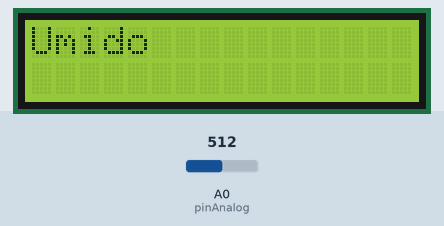
Recording of a sketch running on a simulated Arduino Uno, built with avr-gcc and run on an emulated ATmega328P. Shown: 16×2 character LCD. Inputs (shaded band) come from the test bench; at power-on: A0 (pinAnalog) = 512. What the sketch prints to the serial monitor is not drawn.

Above: at 1.2 s.
1.3 s: A0 (pinAnalog) set to 789
2.8 s: A0 (pinAnalog) set to 816
At 3.8 s:
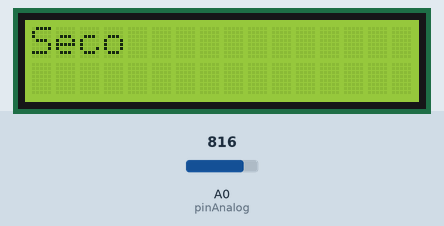
4.5 s: A0 (pinAnalog) set to 790
At 5.3 s:
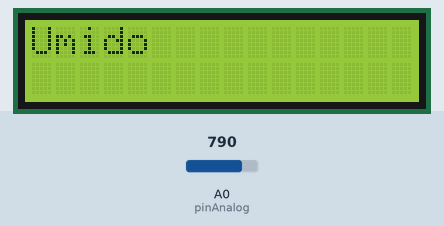
6.0 s: A0 (pinAnalog) set to 810
At 6.8 s:
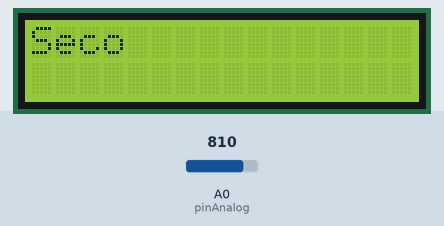
Timing chart, 0 to 8.6 s (numbered marks = the images above; inputs shaded):
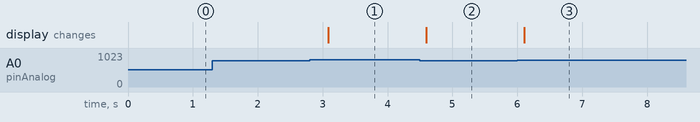

Measured:
- the behaviour switches between 800 and 801 on A0 (pinAnalog) (found by bisection; images 0 and 1)
- after the input at 1.3 s, every drawn part: stays the same
- after the input at 2.8 s, the display: changes after 0.29 s (image 1)
- after the input at 4.5 s, the display: changes after 0.10 s (image 2)
- after the input at 6.0 s, the display: changes after 0.11 s (image 3)

The sketch:

fabricioUmidade.ino
```cpp
#include <LiquidCrystal.h>

#define pinAnalog A0
#define pinDigital 13

LiquidCrystal lcd(2, 3, 4, 5, 6, 7, 8, 9, 10, 11, 12);

void setup() {
  // put your setup code here, to run once:
  lcd.begin(16, 2);

  Serial.begin(9600);
  //pinMode(pinDigital, INPUT);
}

void loop() {
  // put your main code here, to run repeatedly:
  /*if(digitalRead(pinDigital)){
    Serial.print("Seco");
  }
  else {
    Serial.print("Umido");
  }*/
  Serial.print(analogRead(pinAnalog));
  Serial.print("\n");
  if(analogRead(pinAnalog) > 800){
    lcd.clear();
    Serial.print("Seco\n");
    lcd.print("Seco");
    delay(500);
  }
  else{
    Serial.print("Umido\n");
    lcd.clear();
    lcd.print("Umido");
    delay(500);
  }

}
```
